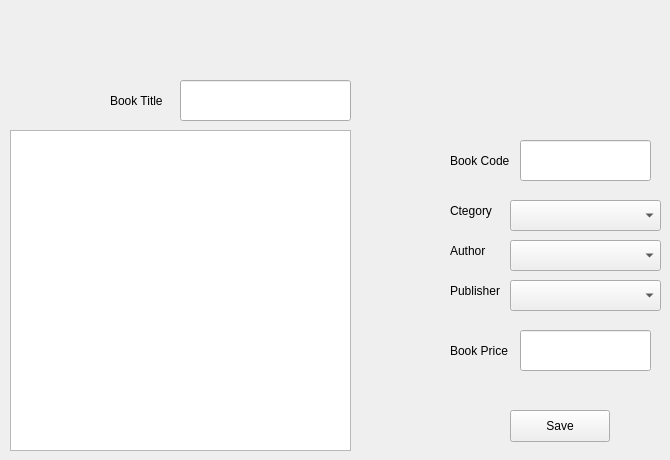
      <widget class="QWidget" name="tab_5">
       <attribute name="title">
        <string>Add New Book</string>
       </attribute>
       <widget class="QLineEdit" name="lineEdit_3">
        <property name="geometry">
         <rect>
          <x>180</x>
          <y>80</y>
          <width>171</width>
          <height>41</height>
         </rect>
        </property>
       </widget>
       <widget class="QPlainTextEdit" name="plainTextEdit">
        <property name="geometry">
         <rect>
          <x>10</x>
          <y>130</y>
          <width>341</width>
          <height>321</height>
         </rect>
        </property>
       </widget>
       <widget class="QComboBox" name="comboBox_3">
        <property name="geometry">
         <rect>
          <x>510</x>
          <y>200</y>
          <width>151</width>
          <height>31</height>
         </rect>
        </property>
       </widget>
       <widget class="QComboBox" name="comboBox_4">
        <property name="geometry">
         <rect>
          <x>510</x>
          <y>240</y>
          <width>151</width>
          <height>31</height>
         </rect>
        </property>
       </widget>
       <widget class="QComboBox" name="comboBox_5">
        <property name="geometry">
         <rect>
          <x>510</x>
          <y>280</y>
          <width>151</width>
          <height>31</height>
         </rect>
        </property>
       </widget>
       <widget class="QLineEdit" name="lineEdit_4">
        <property name="geometry">
         <rect>
          <x>520</x>
          <y>330</y>
          <width>131</width>
          <height>41</height>
         </rect>
        </property>
       </widget>
       <widget class="QLineEdit" name="lineEdit_5">
        <property name="geometry">
         <rect>
          <x>520</x>
          <y>140</y>
          <width>131</width>
          <height>41</height>
         </rect>
        </property>
       </widget>
       <widget class="QPushButton" name="pushButton_7">
        <property name="geometry">
         <rect>
          <x>510</x>
          <y>410</y>
          <width>100</width>
          <height>32</height>
         </rect>
        </property>
        <property name="text">
         <string>Save</string>
        </property>
       </widget>
       <widget class="QLabel" name="label_3">
        <property name="geometry">
         <rect>
          <x>110</x>
          <y>90</y>
          <width>71</width>
          <height>21</height>
         </rect>
        </property>
        <property name="text">
         <string>Book Title</string>
        </property>
       </widget>
       <widget class="QLabel" name="label_4">
        <property name="geometry">
         <rect>
          <x>450</x>
          <y>150</y>
          <width>71</width>
          <height>21</height>
         </rect>
        </property>
        <property name="text">
         <string>Book Code</string>
        </property>
       </widget>
       <widget class="QLabel" name="label_5">
        <property name="geometry">
         <rect>
          <x>450</x>
          <y>330</y>
          <width>71</width>
          <height>41</height>
         </rect>
        </property>
        <property name="text">
         <string>Book Price</string>
        </property>
       </widget>
       <widget class="QLabel" name="label_6">
        <property name="geometry">
         <rect>
          <x>450</x>
          <y>200</y>
          <width>51</width>
          <height>21</height>
         </rect>
        </property>
        <property name="text">
         <string>Ctegory</string>
        </property>
       </widget>
       <widget class="QLabel" name="label_7">
        <property name="geometry">
         <rect>
          <x>450</x>
          <y>230</y>
          <width>51</width>
          <height>41</height>
         </rect>
        </property>
        <property name="text">
         <string>Author</string>
        </property>
       </widget>
       <widget class="QLabel" name="label_8">
        <property name="geometry">
         <rect>
          <x>450</x>
          <y>270</y>
          <width>61</width>
          <height>41</height>
         </rect>
        </property>
        <property name="text">
         <string>Publisher</string>
        </property>
       </widget>
      </widget>
